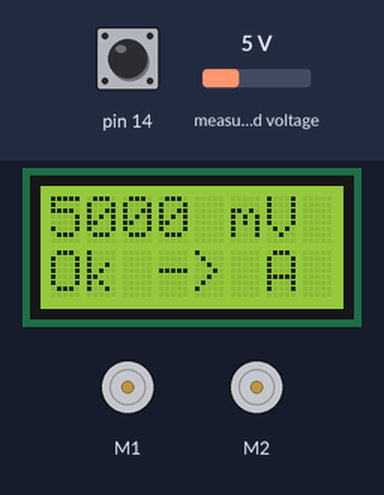
A sketch run on a simulated Arduino Leonardo, built with avr-gcc and run on an emulated ATmega32U4. Parts: 8×2 character LCD, 2 × DC motor (green arrow = forward, orange = backward, longer = faster). Inputs (shaded band) come from the test bench; at power-on: pin 14 HIGH, measured voltage 5 V. What the sketch prints to the serial monitor is not drawn.

Above: at 1.1 s.
1.2 s: pin 14 pulled LOW for 0.35 s
At 3.4 s:
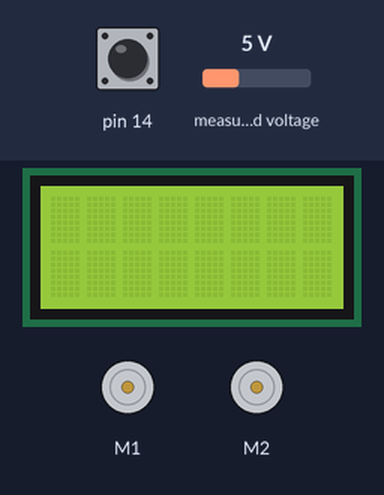
3.7 s: pin 14 pulled LOW for 3.2 s
At 7.3 s:
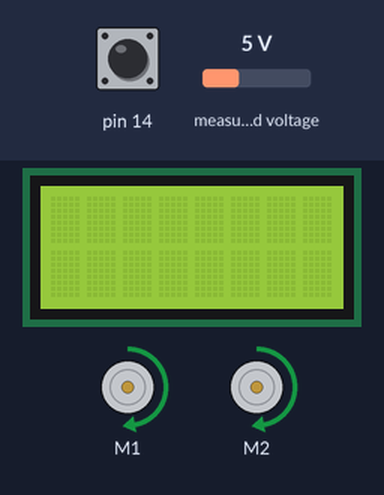
Timing chart, 0 to 8.9 s (numbered marks = the images above; inputs shaded):
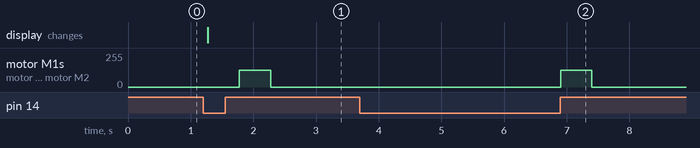

Measured:
- after the input at 1.2 s, motor M1, motor M2: stopped → forward 127/255 after 0.58 s, → stopped 0.50 s later; the display: changes after 0.07 s (image 1)
- after the input at 3.7 s, motor M1, motor M2: stopped → forward 127/255 after 3.2 s, → stopped 0.50 s later

The sketch:

motorSpeed.ino
```cpp
#include <Zumo32U4.h>

Zumo32U4Encoders encoders;
Zumo32U4ButtonA buttonA;
Zumo32U4Motors motors;
Zumo32U4LCD lcd;

void setup() {
    Serial.begin(115200);
    testBattery();
}

void loop() {
    unsigned long dZeit = 5000;       // Zeitintervall für die Geschwindigkeitsmessung (5000 Mikrosekunden)
    unsigned long fahrzeit = 500000;  // 500000
    unsigned long jetzt = micros();
    unsigned long startzeit;      // Startzeitpunkt der Messreihe
    unsigned long letzteMessung = jetzt;  // Zeitpunkt der letzten durchgeführten Messung
    int speed = 200;

    jetzt = micros();  // vergangene Zeit in Microsekunden
    startzeit = jetzt;
    while (jetzt - startzeit < fahrzeit) {   // Roboter soll `fahrzeit` fahren
        motors.setSpeeds(speed, speed);
        jetzt = micros();                      // vergangene Zeit in Microsekunden
        if (jetzt - letzteMessung >= dZeit) {  // Zeitintervall zur Geschwindigkeitsmessung
            letzteMessung = jetzt;
            int impulseRechts = encoders.getCountsAndResetRight();  // Impulse auslesen und zurücksetzen
            int impulseLinks = encoders.getCountsAndResetLeft();
            long vRoboter = (((impulseLinks + impulseRechts) / 2) * 1e6 /dZeit);
            Serial.print((jetzt - startzeit) / 1000),
            Serial.print("\t"),
            Serial.println(vRoboter);
        }
    }
    motors.setSpeeds(0, 0);
    buttonA.waitForButton();
}
```

testBattery.ino
```cpp
void testBattery() {
  int uMin = 4300;
  int uBat;
  while (!buttonA.isPressed()) {
    uBat = readBatteryMillivolts();
    lcd.gotoXY(0, 0); lcd.print(uBat); lcd.print(" mV");

    lcd.gotoXY(0, 1);
    if (uBat < uMin) {
      lcd.print("Too low!");
    }
    else {
      lcd.print("Ok -> A");
    }
    delay(300);
  }

  if (uBat < uMin) {
    lcd.clear();
    lcd.print("Change");
    lcd.gotoXY(0, 1);
    lcd.print("Battery");
    while (1);
  }
  else{
    lcd.clear();
  }
  delay(500);
}
```
